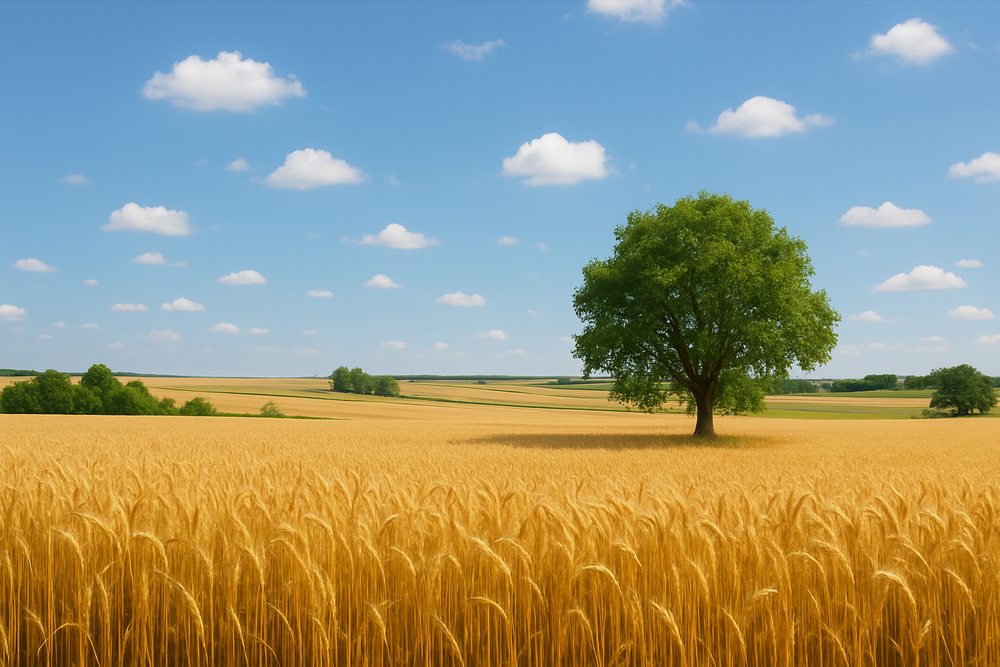
#> input picture HW3/Q5/d/image.png, 1000 x 667 px, shrunk from 1536 x 1024 before the run
$ jupyter execute main.ipynb
#> lines starting #> are read from the running program, lines starting #| are printed output that depends on the picture
[cell 1]
import cv2
import matplotlib.pyplot as plt
import numpy as np

[cell 2]
image = cv2.imread("image.png")
#> image is the input picture: shape (667, 1000, 3); mean B, G, R 125.3, 151.2, 152.3
image_rgb = cv2.cvtColor(image, cv2.COLOR_BGR2RGB)

plt.imshow(image_rgb)

[cell 3]
increase = 64
brightness_rgb = image_rgb + increase
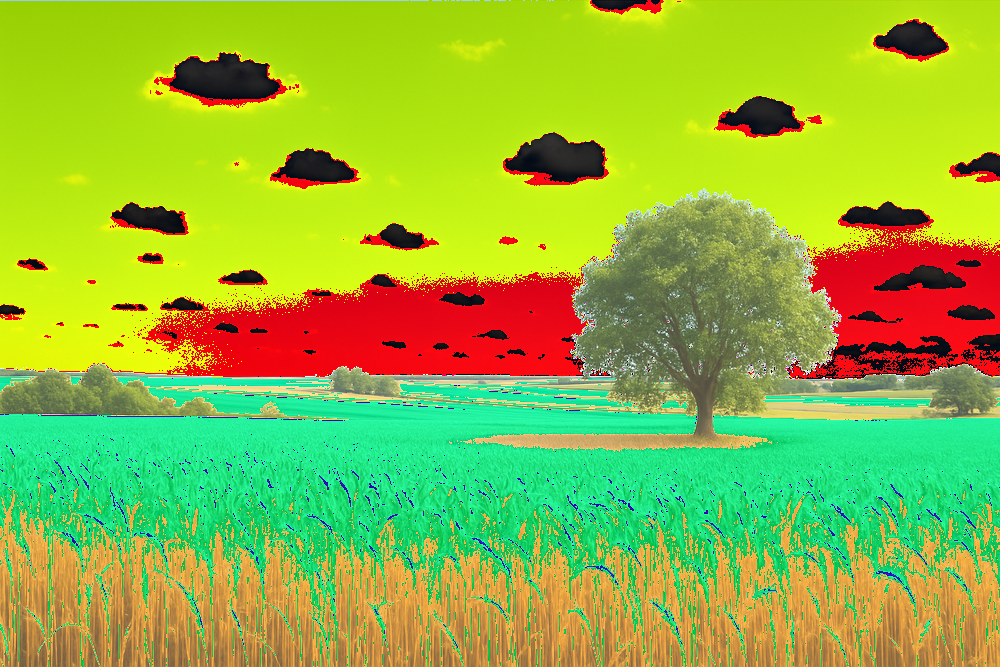
#> brightness_rgb: shape (667, 1000, 3); mean R, G, B 147.7, 182.4, 60.3
brightness_rgb[brightness_rgb > 255] = 255


plt.imshow(brightness_rgb)

[cell 4]
hls_image = cv2.cvtColor(image_rgb, cv2.COLOR_RGB2HLS)
#> hls_image: shape (667, 1000, 3); mean of channels 0, 1, 2 63.3, 139.7, 149.6
hls_image[:, :, 1] = hls_image[:, :, 1] + (increase * 255  / 255)
#> hls_image: shape (667, 1000, 3); mean of channels 0, 1, 2 63.3, 181.5, 149.6
hls_image[:, :, 1][hls_image[:, :, 1] > 255] = 255

bright_hs1 = cv2.cvtColor(hls_image, cv2.COLOR_HLS2RGB)
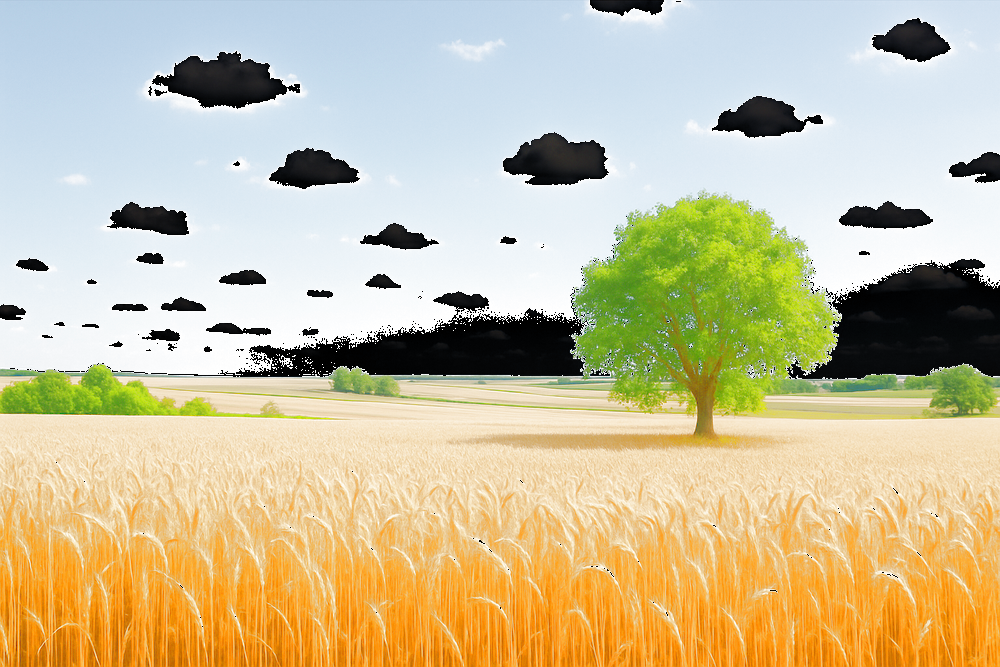
#> bright_hs1: shape (667, 1000, 3); mean R, G, B 203.8, 192.3, 156.2

plt.imshow(bright_hs1)
